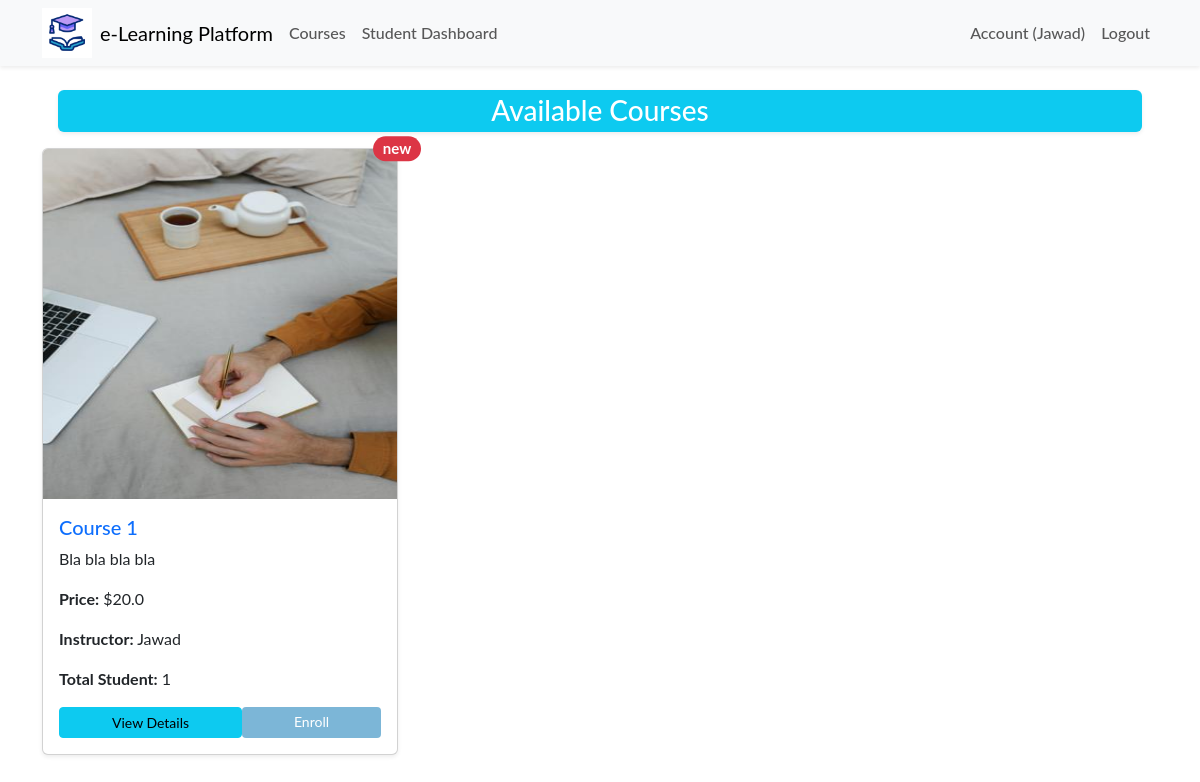
The page /courses/ (signed in) on the database its author committed.
### app/models.py (models this page shows, shortened)
class User(db.Model, UserMixin):
    id = db.Column(db.Integer, primary_key=True)
    name = db.Column(db.String(50), nullable=False)
    email = db.Column(db.String(120), unique=True, nullable=False)
    role = db.Column(db.String(10))  # 'student' or 'instructor'
    password_hash = db.Column(db.String(128), nullable=False)
    created_at = db.Column(db.DateTime, default=datetime.utcnow)

class Course(db.Model):
    id = db.Column(db.Integer, primary_key=True)
    title = db.Column(db.String(100), nullable=False)
    description = db.Column(db.Text, nullable=False)
    courseImage =db.Column(db.String(50), nullable=False, default='default.jpg')
    price = db.Column(db.Float, nullable=False)
    teacher_id = db.Column(db.Integer, db.ForeignKey('user.id'), nullable=False)
    created_at = db.Column(db.DateTime, default=datetime.utcnow)
    instructor = db.relationship('User', backref='courses', lazy=True)
    lessons = db.relationship('Lesson', back_populates='course', lazy=True)  # Change backref to back_populates
    category_id = db.Column(db.Integer, db.ForeignKey('category.id'), nullable=False)
    category = db.relationship('Category', backref='courses', lazy=True)
    @property
    def total_students(self):
        return len(self.enrollments)

### app/routes/course.py (the view)
@bp.route('/')
def list_courses():
    courses = Course.query.all()
    return render_template('list_courses.html', courses=courses)

### app/__init__.py (called while the page is built)
def create_app(config_class='config.Config'):
    app = Flask(__name__)
    app.config.from_object(config_class)
    db.init_app(app)
    migrate.init_app(app, db)
    login_manager.init_app(app)
    login_manager.login_view = 'auth.login'
    mail.init_app(app)
    from .models import User
    @login_manager.user_loader
    def load_user(user_id):
        return User.query.get(int(user_id))
    from .routes.main import bp as main_bp
    from .routes.auth import bp as auth_bp
    from .routes.course import bp as course_bp
    app.register_blueprint(main_bp)
    app.register_blueprint(auth_bp)
    app.register_blueprint(course_bp)
    return app

### app/templates/list_courses.html
{% extends 'layout.html' %}
{% block content %}
<div class="h3 bg-info text-white text-center py-1 m-3 rounded shadow-sm">
    Available Courses
</div>
<div class="row">
    {% for course in courses %}
    <div class="col-md-4 mb-4">
        <div class="card shadow-sm">
            <img src="{{ url_for('static', filename='img_course/' + course.courseImage) }}" height="350px" class="card-img-top" alt="{{ course.title }}">
            <div class="card-body">
                <h5 class="card-title">
                    <a href="{{ url_for('course.course_details', course_id=course.id) }}" class="text-decoration-none">{{ course.title }}</a>
                    <span class="position-absolute top-0 start-100 translate-middle badge rounded-pill bg-danger">new </span>
                </h5>
                <p class="card-text">{{ course.description }}</p>
                <p class="card-text"><strong>Price:</strong> ${{ course.price }}</p>
                <p class="card-text"><strong>Instructor:</strong> {{ course.instructor.name }}</p>
                <p class="card-text"><strong>Total Student:</strong> {{ course.total_students }}</p>
                {% if current_user.is_authenticated %}
                {% if current_user.role == 'student' %}
                <div class="d-flex justify-content-center justify-content-evenly flex-grow-1">
                    <a href="{{ url_for('course.course_details', course_id=course.id) }}" class="btn btn-info btn-sm flex-grow-1">View
                        Details</a>
                    <a href="{{ url_for('course.enroll', course_id=course.id) }}" class="btn btn-primary btn-sm flex-grow-1">Enroll</a>
                </div>
                {% endif %}
                {% endif %}
            </div>
        </div>
    </div>
    {% endfor %}
</div>
{% endblock %}

### app/templates/layout.html (shortened to what this page needs)
<!DOCTYPE html>
<html lang="en">
  <head>
    <link href="https://cdn.jsdelivr.net/npm/bootstrap@5.3.3/dist/css/bootstrap.min.css" rel="stylesheet" />
    <link rel="stylesheet" href="{{ url_for('static', filename='css/main.css') }}" />
  </head>
  <body>
    <nav class="navbar navbar-expand-lg navbar-light bg-light shadow-sm sticky-top">
      <div class="container">
        <img width="50px" src="{{ url_for('static', filename='/img/icone.gif') }}" alt="">
        <a class="navbar-brand mx-2" href="{{ url_for('main.index') }}">e-Learning Platform</a>
        <div class="collapse navbar-collapse" id="navbarNav">
          <ul class="navbar-nav me-auto mb-2 mb-lg-0">
            <li class="nav-item">
              <a class="nav-link" href="{{ url_for('course.list_courses') }}">Courses</a>
            </li>
            {% if current_user.is_authenticated %}
              {% if current_user.role == 'instructor' %}
              <li class="nav-item">
                <a class="nav-link" href="{{ url_for('course.instructor_dashboard') }}">Instructor Dashboard</a>
              </li>
              <li class="nav-item">
                <a class="nav-link" href="{{ url_for('course.create_course') }}">Create Course</a>
              </li>
              {% elif current_user.role == 'student' %}
              <li class="nav-item">
                <a class="nav-link" href="{{ url_for('course.student_dashboard') }}">Student Dashboard</a>
              </li>
              {% endif %}
            {% endif %}
          </ul>
          <ul class="navbar-nav ms-auto">
            {% if current_user.is_authenticated %}
            <li class="nav-item">
              <a class="nav-link" href="{{ url_for('auth.account') }}">Account ({{ current_user.name }})</a>
            </li>
            <li class="nav-item">
              <a class="nav-link" href="{{ url_for('auth.logout') }}">Logout</a>
            </li>
            {% endif %}
          </ul>
        </div>
      </div>
    </nav>
    <div class="container mt-2">{% include 'flash_msg.html' %} {% block content %}{% endblock %}</div>
  </body>
</html>

### app/static/css/main.css (style rules this page uses)
:root { --vert: #7b9b2b; --roze: #fc83cd33; --blue: #0b76b488; }
* { font-family: 'Lato', sans-serif; }
.nav-link { font-weight: 500; position: relative; border: none; }
@media (min-width: 768px) { .nav-link { font-size: 1rem; } }
@media (min-width: 768px) { .nav-link::before { content: ''; position: absolute; bottom: 0; left: 50%; transform: translatex(-50%); width: 0%; height: 2px; background-color: var(--vert); visibility: hidden; transition: 0.3s ease-in-out; } }
.btn-primary { background-color: var(--blue) ; border: none; }

### rows shown on the page
User: name "Jawad"
Course: courseImage (picture), title "Course 1", description "Bla bla bla bla", price "20.0", instructor.name "Jawad", total_students "1"
